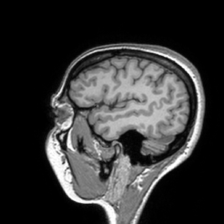
#> input picture Dataset_Normalized_DenseNet/Class_0/IXI002-Guys-0828-T1.nii.gz_slice_112.png, 224 x 224 px, found by its file name; its folder holds only this picture in this run
$ python artefacts_simulation.py
#> lines starting #> are read from the running program, lines starting #| are printed output that depends on the picture
import csv
import os
import numpy as np
import cv2
from numpy.fft import fft2, ifft2, fftshift, ifftshift
import matplotlib.pyplot as plt


class MotionArtifactSimulator:
    """
    Classe pour simuler des artefacts de mouvement dans les images médicales en appliquant des décalages de phase dans l'espace k.

    Attributs :
        input_folder (str) : Dossier contenant les images d'entrée.
        output_folder (str) : Dossier où les images corrompues seront enregistrées.
        num_images (int) : Nombre d'images corrompues à générer par image d'entrée.
        csv_output_folder (str) : Dossier où les fichiers CSV contenant les informations de décalage de phase seront enregistrés.
        current_image_name (str) : Nom de l'image actuellement traitée.
    """

    def __init__(self, input_folder, output_folder, num_images, csv_output_folder):
        """
        Initialise les paramètres pour la simulation d'artefacts de mouvement.

        Paramètres :
            input_folder (str) : Dossier contenant les images d'entrée.
            output_folder (str) : Dossier où les images corrompues seront enregistrées.
            num_images (int) : Nombre d'images corrompues à générer par image d'entrée.
            csv_output_folder (str) : Dossier où les fichiers CSV contenant les informations de décalage de phase seront enregistrés.
        """
        self.input_folder = input_folder
        self.output_folder = output_folder
        self.num_images = num_images
        self.csv_output_folder = csv_output_folder
        self.current_image_name = ""

    def apply_phase_shift(self, k_space, num_lines, image_number, region):
        """
        Applique des décalages de phase linéaires aléatoires sur des régions spécifiques de l'espace k et enregistre ces décalages.

        Paramètres :
            k_space (ndarray) : Représentation de l'image dans l'espace k.
            num_lines (int) : Nombre de lignes de l'espace k sur lesquelles appliquer les décalages de phase.
            image_number (int) : Numéro de l'image en cours de traitement.
            region (str) : Région de l'espace k à affecter ('center' ou 'edges').

        Retourne :
            tuple : Contient l'espace k modifié avec les décalages de phase appliqués,
                    le tableau des décalages de phase, et le pourcentage de lignes affectées.
        """
        rows, cols = k_space.shape
        phase_shifts = np.zeros((rows, cols))
        csv_file_path = os.path.join(self.csv_output_folder, f'phase_shifts_{region}.csv')

        # Définition de la région affectée dans l'espace k en fonction de la région choisie
        if region == 'center':
            start, end = int(rows * 0.45), int(rows * 0.55)
        elif region == 'edges':
            start, end = int(rows * 0.425), int(rows * 0.575)

        file_is_empty = not os.path.isfile(csv_file_path) or os.path.getsize(csv_file_path) == 0

        affected_lines = set()
        with open(csv_file_path, 'a', newline='') as csvfile:
            fieldnames = ['Image Name', 'Image Number', 'Line', 'Phase Shift Angle']
            writer = csv.DictWriter(csvfile, fieldnames=fieldnames)

            # Écrit l'en-tête si le fichier est vide
            if file_is_empty:
                writer.writeheader()

            # Applique des décalages de phase à des lignes aléatoires dans la région spécifiée
            for _ in range(num_lines):
                line = np.random.randint(0, rows)
                if region == 'edges' and start <= line < end:
                    line = (line + (end - start)) % rows
                elif region == 'center':
                    line = np.random.randint(start, end)

                affected_lines.add(line)

                phase_shift = np.exp(-2j * np.pi * np.random.rand() * np.arange(cols) / cols)
                k_space[line, :] *= phase_shift
                phase_shifts[line, :] = np.angle(phase_shift)

                # Enregistre les informations des décalages de phase
                writer.writerow({
                    'Image Name': self.current_image_name,
                    'Image Number': image_number,
                    'Line': line,
                    'Phase Shift Angle': phase_shifts[line, :].tolist()
                })

        affected_percentage = (len(affected_lines) / rows) * 100
        return k_space, phase_shifts, affected_percentage

    def save_phase_shifts_image(self, phase_shifts, image_name, region, image_number, affected_percentage):
        """
        Sauvegarde les décalages de phase sous forme d'image pour la visualisation.

        Paramètres :
            phase_shifts (ndarray) : Les décalages de phase à sauvegarder en tant qu'image.
            image_name (str) : Nom de base de l'image.
            region (str) : Région de l'espace k ('center' ou 'edges').
            image_number (int) : Numéro de l'image en cours de traitement.
            affected_percentage (float) : Pourcentage de lignes affectées par les décalages de phase.
        """
        plt.figure(figsize=(10, 4))
        plt.imshow(phase_shifts, cmap='jet', aspect='auto')
        plt.colorbar()
        plt.title(
            f'Décalages de Phase ({region.capitalize()}) - Image {image_number}\n{affected_percentage:.2f}% de lignes affectées')
        plt.xlabel('Encodage de Fréquence')
        plt.ylabel('Encodage de Phase')

        # Sauvegarde de l'image des décalages de phase
        phase_shifts_image_path = os.path.join("../Phase_shifts_graph", f"{os.path.splitext(image_name)[0]}_phase_shifts_{region}_{image_number}.png")
        plt.savefig(phase_shifts_image_path)
        plt.close()

    def simulate_artifacts(self, region):
        """
        Simule des artefacts de mouvement en appliquant des décalages de phase aléatoires sur des régions spécifiques de l'espace k.

        Paramètres :
            region (str) : La région de l'espace k à affecter ('center' ou 'edges').
        """
#> called with region = 'edges'
        # Parcourt toutes les images dans le dossier input_folder
        for image_name in os.listdir(self.input_folder):
            image_path = os.path.join(self.input_folder, image_name)
            image = cv2.imread(image_path, cv2.IMREAD_GRAYSCALE)
#> image is the input picture: shape (224, 224); min 0, max 255, mean 52.6
            self.current_image_name = image_name

            # Génère un artefact par image
            for i in range(1, self.num_images + 1):
                k_space = fftshift(fft2(image))
                if region == 'center':
                    k_space_modified, phase_shifts, affected_percentage = self.apply_phase_shift(np.copy(k_space), 30, i, region)
                    corrupted_image_path = os.path.join(self.output_folder, f"{os.path.splitext(image_name)[0]}_artefact_bf_{i}.png")
                elif region == 'edges':
                    k_space_modified, phase_shifts, affected_percentage = self.apply_phase_shift(np.copy(k_space), 70, i, region)
                    corrupted_image_path = os.path.join(self.output_folder, f"{os.path.splitext(image_name)[0]}_artefact_hf_{i}.png")

                corrupted_image = np.abs(ifft2(ifftshift(k_space_modified)))
                cv2.imwrite(corrupted_image_path, corrupted_image)

                # Sauvegarde des résidus et des images de décalage de phase
                residuals = image - corrupted_image
                residuals_normalized = cv2.normalize(residuals, None, 0, 255, cv2.NORM_MINMAX)
                residuals_image_path = os.path.join("../Residus_mov", f"{os.path.splitext(image_name)[0]}_residuals_{region}_{i}.png")
                cv2.imwrite(residuals_image_path, residuals_normalized)

                # Enregistre l'image des décalages de phase
                self.save_phase_shifts_image(phase_shifts, image_name, region, i, affected_percentage)

                # Appel de plot_results pour afficher les résultats
                self.plot_results(image, corrupted_image, phase_shifts, i)
#> this loop made 1 pass
#> affected_percentage on pass 1: 27.23
#> pass 1, in simulate_artifacts, `k_space_modified, phase_shifts, affected_percentage = self.apply_phase..`:
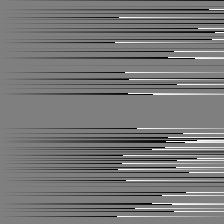
#> phase_shifts: shape (224, 224) float64; min -3.14, max 3.14, mean -0.171; drawn with min black and max white
#> pass 1, in simulate_artifacts, `corrupted_image = np.abs(ifft2(ifftshift(k_space_modified)))`:
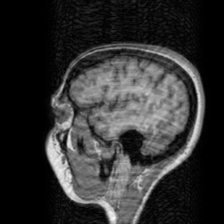
#> corrupted_image: shape (224, 224) float64; min 0.000426, max 292, mean 56.5; drawn with min black and max white
#> pass 1, in simulate_artifacts, `residuals = image - corrupted_image`:
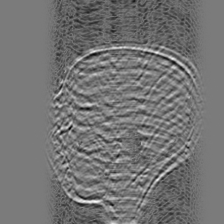
#> residuals: shape (224, 224) float64; min -67.07, max 71.32, mean -3.9; drawn with min black and max white
#> pass 1, in save_phase_shifts_image, `plt.savefig(phase_shifts_image_path)`:
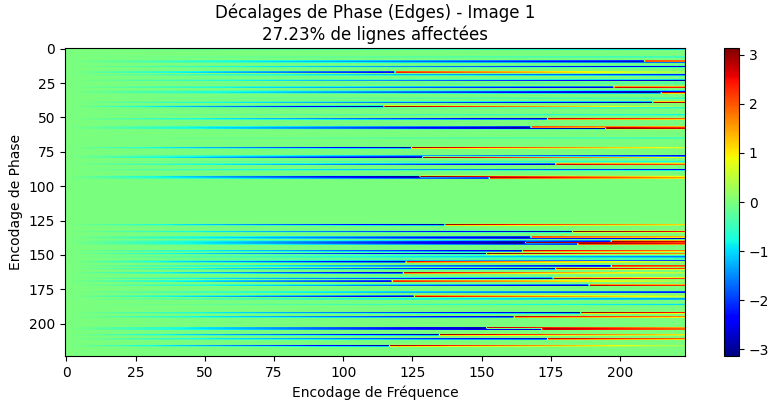
#> figure drawn by matplotlib, 2 panels

    def plot_results(self, original_image, corrupted_image, phase_shifts, image_number):
        """
        Affiche l'image originale, l'image corrompue, les décalages de phase et les résidus de mouvement.

        Paramètres :
            original_image (ndarray) : L'image originale.
            corrupted_image (ndarray) : L'image avec des artefacts de mouvement.
            phase_shifts (ndarray) : Les décalages de phase appliqués dans l'espace k.
            image_number (int) : Numéro de l'image en cours de traitement.
        """
        residuals = original_image - corrupted_image

        # Affichage des images originale, corrompue, des décalages de phase et des résidus
        f, s = plt.subplots(1, 4, figsize=(20, 5))
        s[0].imshow(original_image, cmap='gray')
        s[0].axis('off')
        s[0].set_title('Original')

        s[1].imshow(corrupted_image, cmap='gray')
        s[1].axis('off')
        s[1].set_title(f'Corrompue (Image {image_number})')

        s[2].imshow(phase_shifts, cmap='jet', aspect='auto')
        s[2].set_title('Décalages de Phase')
        s[2].set_xlabel('Encodage de Fréquence')
        s[2].set_ylabel('Encodage de Phase')

        s[3].imshow(residuals, cmap='gray')
        s[3].axis('off')
        s[3].set_title('Résidus de Mouvement')

        plt.show()


# Exemple d'utilisation
input_folder = "C:/Users/maxim/Desktop/Dataset_test/Class_0"
output_folder = "C:/Users/maxim/Desktop/Output_Slices"
csv_output_folder = "../Data_shift"
num_images = 1

# Assurez-vous que le dossier de sortie CSV existe
os.makedirs(csv_output_folder, exist_ok=True)

# Instancie et exécute le simulateur
simulator = MotionArtifactSimulator(input_folder, output_folder, num_images, csv_output_folder)
simulator.simulate_artifacts('edges')
# Décommenter la ligne suivante pour simuler des artefacts dans la région centrale
# simulator.simulate_artifacts('center')

$ run again, on Dataset_Normalized_DenseNet/Class_0/IXI043-Guys-0714-T2.nii.gz_slice_67.png
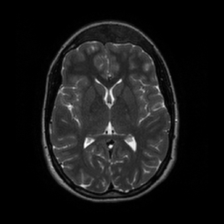
#> input picture Dataset_Normalized_DenseNet/Class_0/IXI043-Guys-0714-T2.nii.gz_slice_67.png, 224 x 224 px, found by its file name
#> in simulate_artifacts, image is the input picture: shape (224, 224); min 0, max 255, mean 23.4
#> the loop in simulate_artifacts, `for i in range(1, self.num_images + 1):` made 1 pass
#> affected_percentage on pass 1: 27.23
#> pass 1, in simulate_artifacts, `corrupted_image = np.abs(ifft2(ifftshift(k_space_modified)))`:
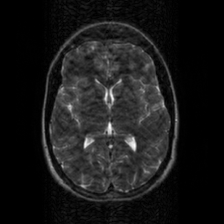
#> corrupted_image: shape (224, 224) float64; min 0.000207, max 254, mean 25.3
#> pass 1, in simulate_artifacts, `residuals = image - corrupted_image`:
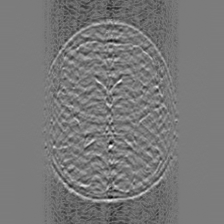
#> residuals: shape (224, 224) float64; min -54.63, max 56.77, mean -1.9; drawn with min black and max white

$ run again, on Dataset_Normalized_DenseNet/Class_0/IXI002-Guys-0828-T1.nii.gz_slice_71.png
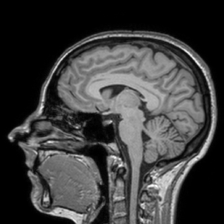
#> input picture Dataset_Normalized_DenseNet/Class_0/IXI002-Guys-0828-T1.nii.gz_slice_71.png, 224 x 224 px, found by its file name
#> in simulate_artifacts, image is the input picture: shape (224, 224); min 0, max 255, mean 61.2
#> the loop in simulate_artifacts, `for i in range(1, self.num_images + 1):` made 1 pass
#> affected_percentage on pass 1: 27.23
#> pass 1, in simulate_artifacts, `corrupted_image = np.abs(ifft2(ifftshift(k_space_modified)))`:
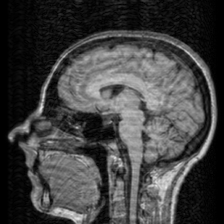
#> corrupted_image: shape (224, 224) float64; min 0.00275, max 229.6, mean 65.2
#> pass 1, in simulate_artifacts, `residuals = image - corrupted_image`:
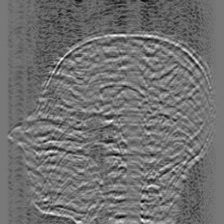
#> residuals: shape (224, 224) float64; min -61.17, max 67.6, mean -4; drawn with min black and max white
